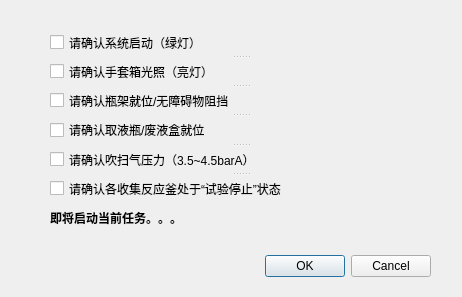
<?xml version="1.0" encoding="UTF-8"?>
<ui version="4.0">
 <class>DialogLiquidSamplingCheck</class>
 <widget class="QDialog" name="DialogLiquidSamplingCheck">
  <property name="windowModality">
   <enum>Qt::WindowModal</enum>
  </property>
  <property name="geometry">
   <rect>
    <x>0</x>
    <y>0</y>
    <width>462</width>
    <height>297</height>
   </rect>
  </property>
  <property name="sizePolicy">
   <sizepolicy hsizetype="Fixed" vsizetype="Fixed">
    <horstretch>0</horstretch>
    <verstretch>0</verstretch>
   </sizepolicy>
  </property>
  <property name="windowTitle">
   <string>取液任务启动确认</string>
  </property>
  <property name="modal">
   <bool>true</bool>
  </property>
  <widget class="QDialogButtonBox" name="buttonBox">
   <property name="geometry">
    <rect>
     <x>90</x>
     <y>250</y>
     <width>341</width>
     <height>32</height>
    </rect>
   </property>
   <property name="orientation">
    <enum>Qt::Horizontal</enum>
   </property>
   <property name="standardButtons">
    <set>QDialogButtonBox::Cancel|QDialogButtonBox::Ok</set>
   </property>
  </widget>
  <widget class="QSplitter" name="splitter">
   <property name="geometry">
    <rect>
     <x>50</x>
     <y>30</y>
     <width>381</width>
     <height>171</height>
    </rect>
   </property>
   <property name="orientation">
    <enum>Qt::Vertical</enum>
   </property>
   <widget class="QCheckBox" name="checkBox_power">
    <property name="text">
     <string>请确认系统启动（绿灯）</string>
    </property>
   </widget>
   <widget class="QCheckBox" name="checkBox_light">
    <property name="text">
     <string>请确认手套箱光照（亮灯）</string>
    </property>
   </widget>
   <widget class="QCheckBox" name="checkBox_obstacle">
    <property name="text">
     <string>请确认瓶架就位/无障碍物阻挡</string>
    </property>
   </widget>
   <widget class="QCheckBox" name="checkBox_sink">
    <property name="text">
     <string>请确认取液瓶/废液盒就位</string>
    </property>
   </widget>
   <widget class="QCheckBox" name="checkBox_purge">
    <property name="text">
     <string>请确认吹扫气压力（3.5~4.5barA）</string>
    </property>
   </widget>
   <widget class="QCheckBox" name="checkBox_exp_stop">
    <property name="text">
     <string>请确认各收集反应釜处于“试验停止”状态</string>
    </property>
   </widget>
  </widget>
  <widget class="QLabel" name="label_tip">
   <property name="geometry">
    <rect>
     <x>50</x>
     <y>210</y>
     <width>191</width>
     <height>16</height>
    </rect>
   </property>
   <property name="font">
    <font>
     <weight>75</weight>
     <bold>true</bold>
    </font>
   </property>
   <property name="text">
    <string>即将启动当前任务。。。</string>
   </property>
  </widget>
 </widget>
 <resources/>
 <connections>
  <connection>
   <sender>buttonBox</sender>
   <signal>accepted()</signal>
   <receiver>DialogLiquidSamplingCheck</receiver>
   <slot>accept()</slot>
   <hints>
    <hint type="sourcelabel">
     <x>248</x>
     <y>254</y>
    </hint>
    <hint type="destinationlabel">
     <x>157</x>
     <y>274</y>
    </hint>
   </hints>
  </connection>
  <connection>
   <sender>buttonBox</sender>
   <signal>rejected()</signal>
   <receiver>DialogLiquidSamplingCheck</receiver>
   <slot>reject()</slot>
   <hints>
    <hint type="sourcelabel">
     <x>316</x>
     <y>260</y>
    </hint>
    <hint type="destinationlabel">
     <x>286</x>
     <y>274</y>
    </hint>
   </hints>
  </connection>
 </connections>
</ui>
